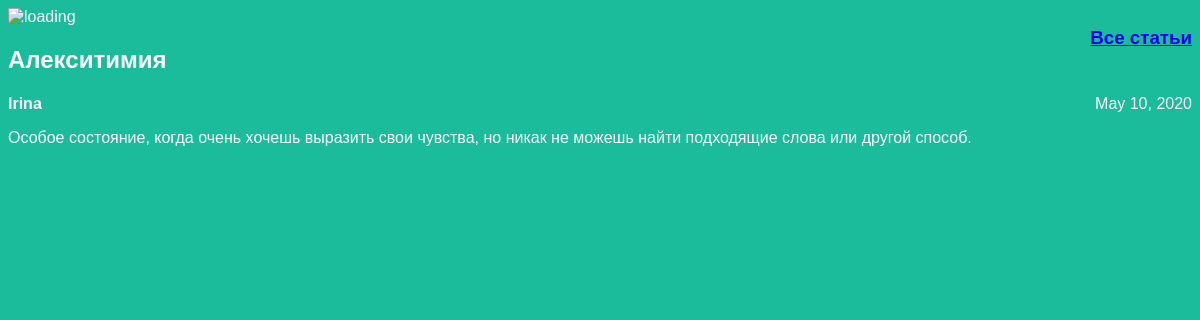
The page /article/5/ on the database its author committed.
### articles/models.py (models this page shows, shortened)
class Article(models.Model):
    title = models.CharField(max_length=200)
    author = models.ForeignKey(User, on_delete=models.CASCADE)
    text = models.TextField()
    created_date = models.DateField(auto_now_add=True)
    def get_excerpt(self):
        return self.text[:140] + "..." if len(self.text) > 140\
else self.text

### articles/views.py (the view)
# urls.py: path('article/<int:article_id>/', views.get_article, name='get_article'),
def get_article(request, article_id):
    try:
        post = Article.objects.get(id=article_id)
        return render(request, 'article.html', {"post": post})
    except Article.DoesNotExist:
        raise Http404

### articles/templates/article.html (shortened to what this page needs)
<html>
<body>
<head>
    <link rel="stylesheet" href="{{ STATIC_URL }}/static/article.css">
</head>
    <div class="article">
        <img src="https://media.tenor.com/images/1170597818a37a7c6e3e1d4baeb6e2eb/tenor.gif" alt="loading">
        <h3><a href="/">Все статьи</a></h3>
    </div>
      <div class="achieve">
               <div class="one-post">
                    <h2 class="post-title">{{ post.title }}</h2>
                    <div class="article-info">
                         <h4><div class="article-author">{{ post.author.username }}</div></h4>
                         <div class="article-created-date">{{ post.created_date }}</div>
                    </div>
                    <p class="article-text">{{ post.get_excerpt }}</p>
               </div>
      </div>
</body>
</html>

### articles/static/article.css (style rules this page uses)
body { background: #1abc9c; font-family: Tahoma, Arial, sans-serif; color: #ffffff; }
.article-author { width: 50%; float: left; }
.article-created-date { text-align: right; }
h3 { text-align: right; float: right; }

### rows shown on the page
Article: title "Алекситимия", author.username "Irina", created_date "May 10, 2020", get_excerpt "Особое состояние, когда очень хочешь выразить свои чувства, но никак не можешь найти подходящие слова или другой способ."
